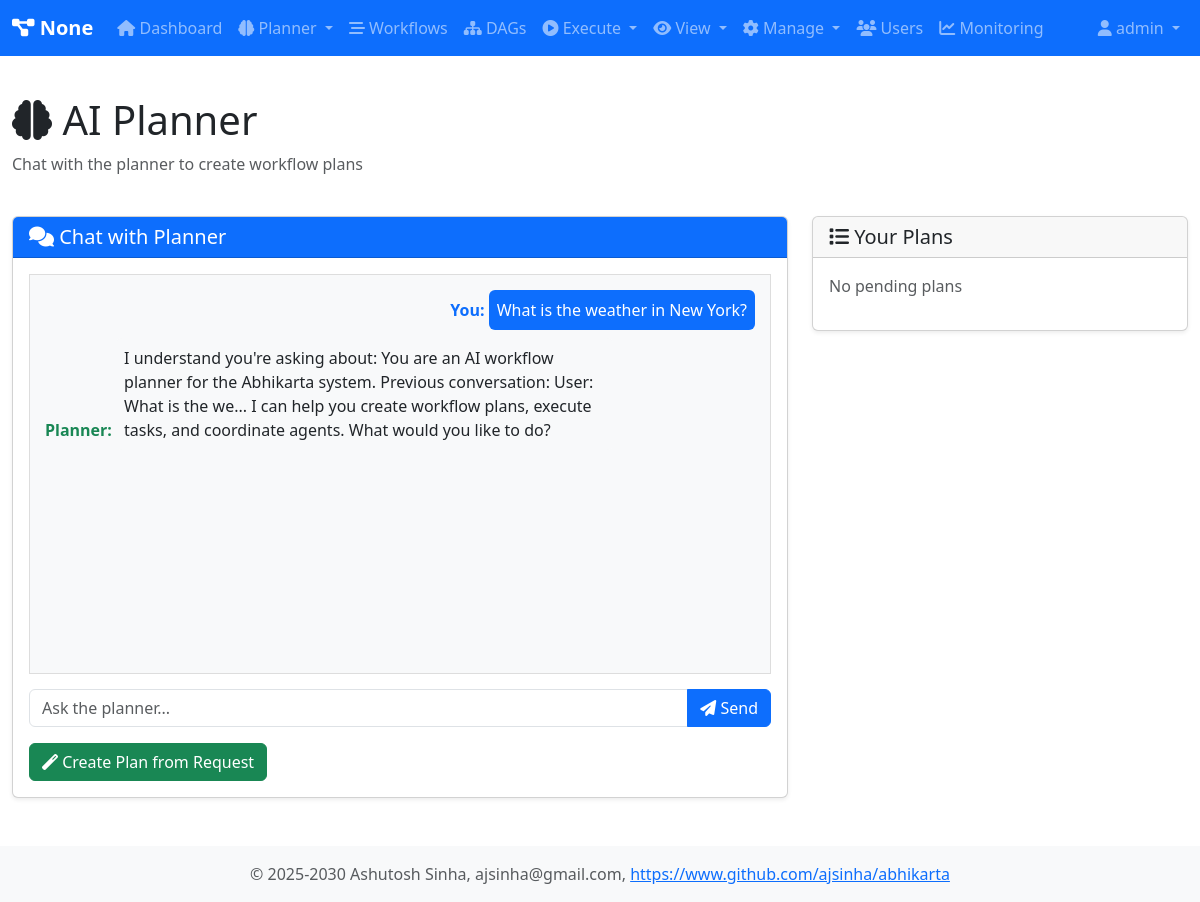
The page /planner (signed in) on the database as committed earlier.
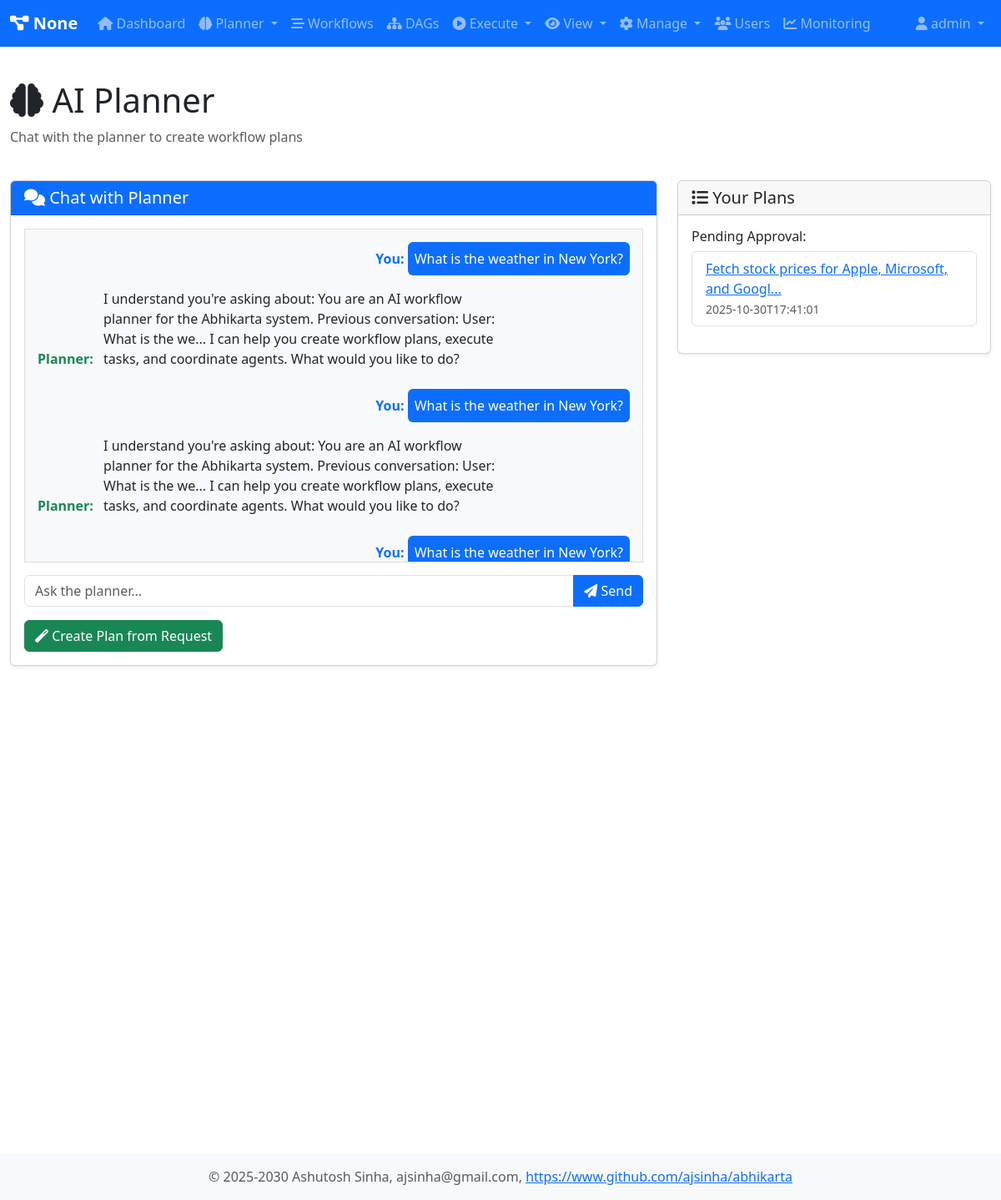
The same page on the database as committed later.
### tables this page shows
CREATE TABLE planner_conversations (
            conversation_id TEXT PRIMARY KEY,
            user_id TEXT NOT NULL,
            message TEXT,
            response TEXT,
            created_at TEXT DEFAULT CURRENT_TIMESTAMP
        );

CREATE TABLE plans (
            plan_id TEXT PRIMARY KEY,
            user_id TEXT NOT NULL,
            request TEXT,
            plan_json TEXT,
            status TEXT DEFAULT 'pending_approval',
            created_at TEXT DEFAULT CURRENT_TIMESTAMP,
            approved_at TEXT,
            rejected_at TEXT,
            rejection_reason TEXT
        );

### routes/planner_routes.py (the view)
        @self.app.route('/planner')
        @self.login_required
        def planner_page():
            user = self.user_registry.get_user(session['user_id'])
            conversations = self.planner.get_conversation_history(user.user_id, limit=20)
            plans = self.planner.get_user_plans(user.user_id)
            pending_plans = [p for p in plans if p['status'] == 'pending_approval']
            return render_template('planner.html',
                                 user=user,
                                 conversations=conversations,
                                 pending_plans=pending_plans)

### core/user_registry.py (called while the page is built)
    def is_admin(self) -> bool:
        return self.role == 'admin'

    def get_user(self, user_id: str) -> Optional[User]:
        return self._users.get(user_id)

### db/database.py (called while the page is built)
    @contextmanager
    def get_connection(self):
        conn = None
        try:
            if self.db_type == 'sqlite':
                conn = sqlite3.connect(self.db_path)
                conn.row_factory = sqlite3.Row
            elif self.db_type == 'postgresql':
                import psycopg2
                import psycopg2.extras
                conn = psycopg2.connect(**self.pg_params)
                conn.cursor_factory = psycopg2.extras.RealDictCursor
            yield conn
            conn.commit()
        except Exception as e:
            if conn:
                conn.rollback()
            raise e
        finally:
            if conn:
                conn.close()

    def fetchall(self, query: str, params: Tuple = ()) -> List[Dict[str, Any]]:
        with self.get_connection() as conn:
            cursor = conn.cursor()
            cursor.execute(query, params)
            rows = cursor.fetchall()
            return [dict(row) for row in rows]

### web/templates/planner.html (shortened to what this page needs)
{% extends "base.html" %}
{% block content %}
<div class="row mb-4">
    <div class="col">
        <h1><i class="fas fa-brain"></i> AI Planner</h1>
        <p class="text-muted">Chat with the planner to create workflow plans</p>
    </div>
</div>
<div class="row">
    <div class="col-md-8">
        <div class="card">
            <div class="card-header bg-primary text-white">
                <h5 class="mb-0"><i class="fas fa-comments"></i> Chat with Planner</h5>
            </div>
            <div class="card-body">
                <div id="chatMessages" style="height: 400px; overflow-y: auto; border: 1px solid #ddd; padding: 15px; margin-bottom: 15px; background: #f8f9fa;">
                    {% for conv in conversations | reverse %}
                    <div class="mb-3">
                        <div class="text-end">
                            <strong class="text-primary">You:</strong>
                            <div class="bg-primary text-white p-2 rounded d-inline-block" style="max-width: 70%;">
                                {{ conv.message }}
                            </div>
                        </div>
                        <div class="text-start mt-2">
                            <strong class="text-success">Planner:</strong>
                            <div class="bg-light p-2 rounded d-inline-block" style="max-width: 70%;">
                                {{ conv.response }}
                            </div>
                        </div>
                    </div>
                    {% endfor %}
                </div>
                <div class="input-group">
                    <input type="text" id="messageInput" class="form-control" placeholder="Ask the planner...">
                    <button class="btn btn-primary" onclick="sendMessage()">
                        <i class="fas fa-paper-plane"></i> Send
                    </button>
                </div>
                <div class="mt-3">
                    <a href="{{ url_for('create_plan_page') }}" class="btn btn-success">
                        <i class="fas fa-magic"></i> Create Plan from Request
                    </a>
                </div>
            </div>
        </div>
    </div>
    <div class="col-md-4">
        <div class="card">
            <div class="card-header">
                <h5 class="mb-0"><i class="fas fa-list"></i> Your Plans</h5>
            </div>
            <div class="card-body">
                {% if pending_plans %}
                <h6>Pending Approval:</h6>
                <ul class="list-group mb-3">
                    {% for plan in pending_plans %}
                    <li class="list-group-item">
                        <a href="{{ url_for('plan_detail', plan_id=plan.plan_id) }}">
                            {{ plan.request[:50] }}...
                        </a>
                        <br><small class="text-muted">{{ plan.created_at[:19] }}</small>
                    </li>
                    {% endfor %}
                </ul>
                {% else %}
                <p class="text-muted">No pending plans</p>
                {% endif %}
            </div>
        </div>
    </div>
</div>
{% endblock %}

Rows that differ between the two databases and show on the page:
added planner_conversations: message "What is the weather in New York?", response "I understand you're asking about: You are an AI workflow planner for the Abhikarta system. Previous conversation: User: What is the we... I can help you create workflow plans, execute tasks, and coordinate agents. What would you like to do?"
added planner_conversations: message "What is the weather in New York?"
added plans: request "Fetch stock prices for Apple, Microsoft, and Googl", created_at "2025-10-30T17:41:01"
Other text that changed with them:
text no longer shown: "No pending plans"
text now shown: "Pending Approval:"
